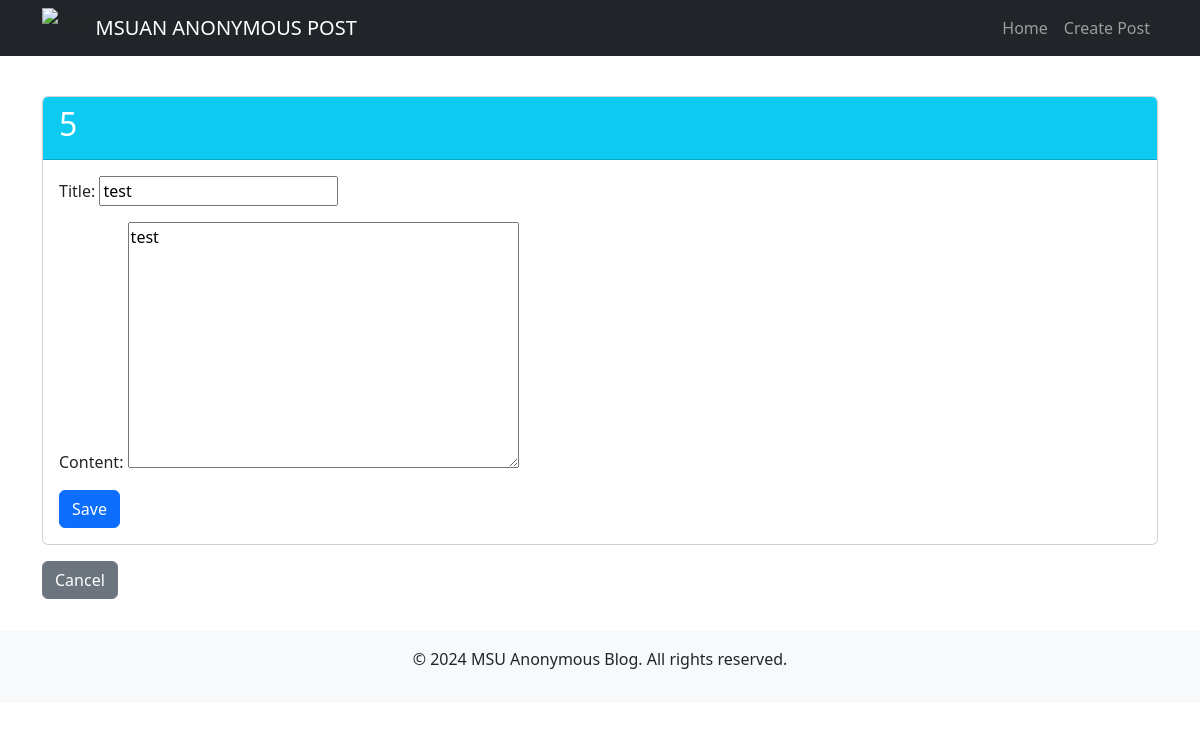
The app's page /post/5/edit/ with its own data.
### blog/models.py (models this page shows, shortened)
class Post(models.Model):
    title = models.CharField(max_length=200)
    content = models.TextField()
    created_at = models.DateTimeField(auto_now_add=True)
    updated_at = models.DateTimeField(auto_now=True)

### blog/views.py (the view)
# urls.py: path('post/<int:pk>/edit/', post_edit, name='post_edit'),
def post_edit(request, pk):
    post = get_object_or_404(Post, pk=pk)
    if request.method == 'POST':
        form = PostForm(request.POST, instance=post)
        if form.is_valid():
            form.save()
            return redirect('post_detail', pk=post.pk)
    else:
        form = PostForm(instance=post)
    return render(request, 'blog/post_form.html', {'form': form})

### blog/forms.py
class PostForm(forms.ModelForm):
    class Meta:
        model = Post
        fields = ['title', 'content']

### blog/templates/blog/post_form.html (shortened to what this page needs)
{% extends 'blog/base.html' %}
{% block content %}
<div class="card mt-4">
    <div class="card-header bg-info text-white">
        <h2>{{ form.instance.pk|default:"Create New Post" }}</h2>
    </div>
    <div class="card-body">
        <form method="POST">
            {{ form.as_p }}
            <button type="submit" class="btn btn-primary">Save</button>
        </form>
    </div>
</div>
<a href="{% url 'post_list' %}" class="btn btn-secondary mt-3">Cancel</a>
{% endblock %}

### blog/templates/blog/base.html (style rules this page uses)
body { padding-top: 4.5rem; }

### records on screen
Post: instance.pk "5", title "test", content "test"
